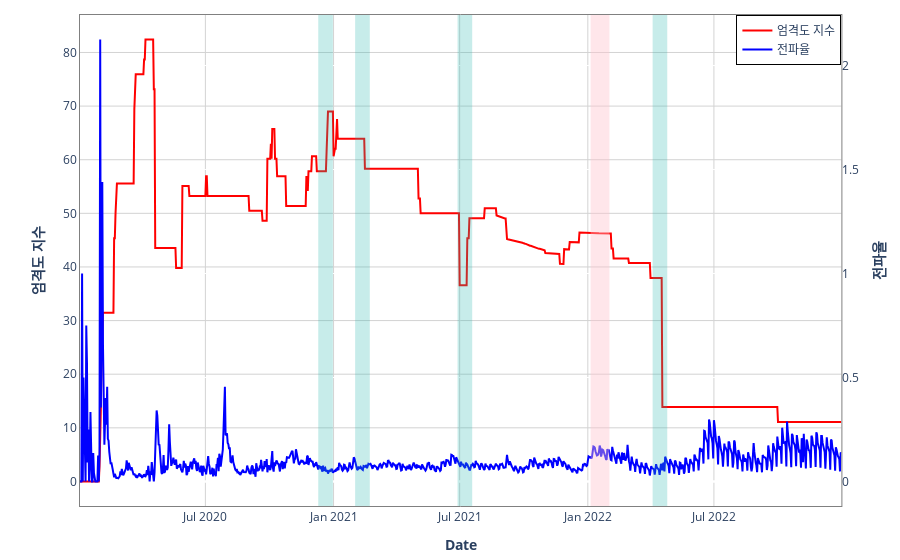

Here is the notebook cell this chart was saved with:
### Code cell
fig = fig = make_subplots(specs=[[{"secondary_y": True}]])


fig.add_trace(go.Scatter(x=df['date'], y=df['stringency'], mode='lines', line=dict(color='red'), name="엄격도 지수"), secondary_y=False)
fig.add_trace(go.Scatter(x=df['date'], y=a_df['alpha'], mode='lines', line=dict(color='blue'), name="전파율"), secondary_y=True)

# add vrect
fig.add_vrect(x0='2020-12-10', x1='2020-12-31', fillcolor='lightseagreen', opacity=0.25, line_width=0) # 2020-12-24
fig.add_vrect(x0='2021-02-01', x1='2021-02-22', fillcolor='lightseagreen', opacity=0.25, line_width=0) # 2021-02-15 down
fig.add_vrect(x0='2021-06-28', x1='2021-07-19', fillcolor='lightseagreen', opacity=0.25, line_width=0) # 2021-07-12 up
fig.add_vrect(x0='2022-04-04', x1='2022-04-25', fillcolor='lightseagreen', opacity=0.25, line_width=0) # 2022-04-18 down
fig.add_vrect(x0='2022-01-05', x1='2022-02-01', fillcolor='pink', opacity=0.4, line_width=0) # Dinn

fig.update_layout(plot_bgcolor ='white',
                  margin_t=15,
                  margin_b=15,
                  margin_r=10,
                  legend=dict(x=0.94, y=1,
                              xanchor='right', 
                              yanchor='top',
                              bordercolor="Black",
                              borderwidth=1))
fig.update_xaxes(linecolor='gray', gridcolor='lightgray', mirror=True,
                 title_text="<b>Date</b>")
fig.update_yaxes(linecolor='gray', gridcolor='lightgray', mirror=True, 
                 title_text="<b>엄격도 지수</b>", secondary_y=False)
fig.update_yaxes(title_text="<b>전파율</b>", secondary_y=True)
fig.show()
fig.write_image(f'./images/Stringency.png', scale=9, width=1595, height=450)

### Figure 1 — Plotly figure (JSON) as saved in the notebook; plotly's stock layout.template omitted (floating-point values rounded to 4 significant figures; data arrays with more than 128 entries replaced by an {"elided": "..."} marker saying what was removed)
{"data": [{"line": {"color": "red"}, "mode": "lines", "name": "엄격도 지수", "type": "scatter", "x": {"elided": "1094 str values"}, "xaxis": "x", "y": {"elided": "1094 float values"}, "yaxis": "y"}, {"line": {"color": "blue"}, "mode": "lines", "name": "전파율", "type": "scatter", "x": {"elided": "1094 str values"}, "xaxis": "x", "y": {"elided": "1219 float values"}, "yaxis": "y2"}], "layout": {"legend": {"bordercolor": "Black", "borderwidth": 1, "x": 0.94, "xanchor": "right", "y": 1, "yanchor": "top"}, "margin": {"b": 15, "r": 10, "t": 15}, "plot_bgcolor": "white", "shapes": [{"fillcolor": "lightseagreen", "line": {"width": 0}, "opacity": 0.25, "type": "rect", "x0": "2020-12-10", "x1": "2020-12-31", "xref": "x", "y0": 0, "y1": 1, "yref": "y domain"}, {"fillcolor": "lightseagreen", "line": {"width": 0}, "opacity": 0.25, "type": "rect", "x0": "2021-02-01", "x1": "2021-02-22", "xref": "x", "y0": 0, "y1": 1, "yref": "y domain"}, {"fillcolor": "lightseagreen", "line": {"width": 0}, "opacity": 0.25, "type": "rect", "x0": "2021-06-28", "x1": "2021-07-19", "xref": "x", "y0": 0, "y1": 1, "yref": "y domain"}, {"fillcolor": "lightseagreen", "line": {"width": 0}, "opacity": 0.25, "type": "rect", "x0": "2022-04-04", "x1": "2022-04-25", "xref": "x", "y0": 0, "y1": 1, "yref": "y domain"}, {"fillcolor": "pink", "line": {"width": 0}, "opacity": 0.4, "type": "rect", "x0": "2022-01-05", "x1": "2022-02-01", "xref": "x", "y0": 0, "y1": 1, "yref": "y domain"}], "xaxis": {"anchor": "y", "domain": [0, 0.94], "gridcolor": "lightgray", "linecolor": "gray", "mirror": true, "title": {"text": "<b>Date</b>"}}, "yaxis": {"anchor": "x", "domain": [0, 1], "gridcolor": "lightgray", "linecolor": "gray", "mirror": true, "title": {"text": "<b>엄격도 지수</b>"}}, "yaxis2": {"anchor": "x", "overlaying": "y", "side": "right", "title": {"text": "<b>전파율</b>"}}}}
